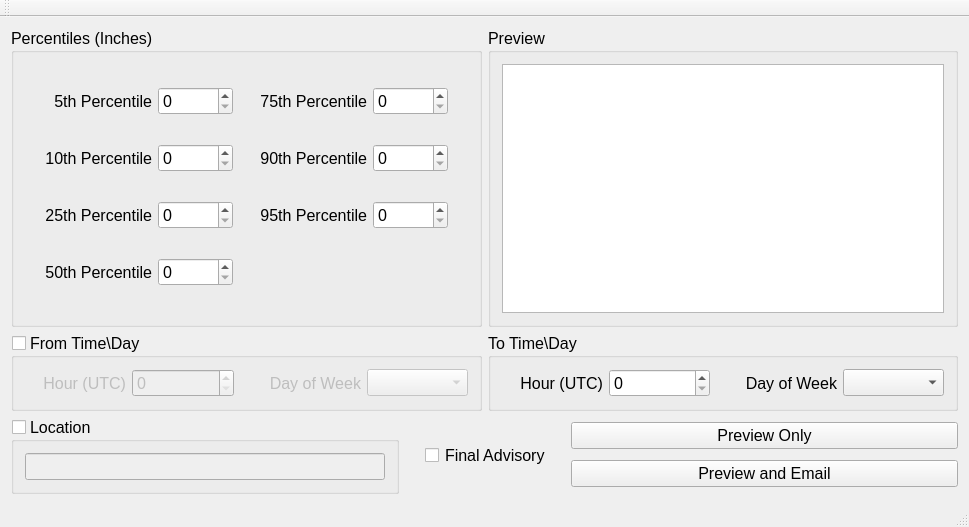
<?xml version="1.0" encoding="UTF-8"?>
<ui version="4.0">
 <class>MainWindow</class>
 <widget class="QMainWindow" name="MainWindow">
  <property name="geometry">
   <rect>
    <x>0</x>
    <y>0</y>
    <width>969</width>
    <height>527</height>
   </rect>
  </property>
  <property name="windowTitle">
   <string>MainWindow</string>
  </property>
  <widget class="QWidget" name="centralWidget">
   <layout class="QVBoxLayout" name="verticalLayout">
    <item>
     <layout class="QHBoxLayout" name="horizontalLayout">
      <item>
       <widget class="QGroupBox" name="groupBox">
        <property name="sizePolicy">
         <sizepolicy hsizetype="Preferred" vsizetype="Expanding">
          <horstretch>0</horstretch>
          <verstretch>0</verstretch>
         </sizepolicy>
        </property>
        <property name="sizeIncrement">
         <size>
          <width>0</width>
          <height>0</height>
         </size>
        </property>
        <property name="font">
         <font>
          <pointsize>12</pointsize>
         </font>
        </property>
        <property name="title">
         <string>Percentiles (Inches)</string>
        </property>
        <layout class="QGridLayout" name="gridLayout">
         <item row="2" column="2">
          <widget class="QSpinBox" name="percentile25"/>
         </item>
         <item row="3" column="1">
          <widget class="QLabel" name="label_4">
           <property name="font">
            <font>
             <pointsize>12</pointsize>
            </font>
           </property>
           <property name="text">
            <string>50th Percentile</string>
           </property>
           <property name="alignment">
            <set>Qt::AlignRight|Qt::AlignTrailing|Qt::AlignVCenter</set>
           </property>
          </widget>
         </item>
         <item row="0" column="4">
          <widget class="QLabel" name="label_5">
           <property name="font">
            <font>
             <pointsize>12</pointsize>
            </font>
           </property>
           <property name="text">
            <string>75th Percentile</string>
           </property>
           <property name="alignment">
            <set>Qt::AlignRight|Qt::AlignTrailing|Qt::AlignVCenter</set>
           </property>
          </widget>
         </item>
         <item row="0" column="1">
          <widget class="QLabel" name="label">
           <property name="font">
            <font>
             <pointsize>12</pointsize>
            </font>
           </property>
           <property name="text">
            <string>5th Percentile</string>
           </property>
           <property name="alignment">
            <set>Qt::AlignRight|Qt::AlignTrailing|Qt::AlignVCenter</set>
           </property>
          </widget>
         </item>
         <item row="1" column="1">
          <widget class="QLabel" name="label_2">
           <property name="font">
            <font>
             <pointsize>12</pointsize>
            </font>
           </property>
           <property name="text">
            <string>10th Percentile</string>
           </property>
           <property name="alignment">
            <set>Qt::AlignRight|Qt::AlignTrailing|Qt::AlignVCenter</set>
           </property>
          </widget>
         </item>
         <item row="1" column="4">
          <widget class="QLabel" name="label_6">
           <property name="font">
            <font>
             <pointsize>12</pointsize>
            </font>
           </property>
           <property name="text">
            <string>90th Percentile</string>
           </property>
           <property name="alignment">
            <set>Qt::AlignRight|Qt::AlignTrailing|Qt::AlignVCenter</set>
           </property>
          </widget>
         </item>
         <item row="2" column="4">
          <widget class="QLabel" name="label_7">
           <property name="font">
            <font>
             <pointsize>12</pointsize>
            </font>
           </property>
           <property name="text">
            <string>95th Percentile</string>
           </property>
           <property name="alignment">
            <set>Qt::AlignRight|Qt::AlignTrailing|Qt::AlignVCenter</set>
           </property>
          </widget>
         </item>
         <item row="2" column="1">
          <widget class="QLabel" name="label_3">
           <property name="font">
            <font>
             <pointsize>12</pointsize>
            </font>
           </property>
           <property name="text">
            <string>25th Percentile</string>
           </property>
           <property name="alignment">
            <set>Qt::AlignRight|Qt::AlignTrailing|Qt::AlignVCenter</set>
           </property>
          </widget>
         </item>
         <item row="0" column="3">
          <spacer name="horizontalSpacer">
           <property name="orientation">
            <enum>Qt::Horizontal</enum>
           </property>
           <property name="sizeHint" stdset="0">
            <size>
             <width>20</width>
             <height>20</height>
            </size>
           </property>
          </spacer>
         </item>
         <item row="1" column="3">
          <spacer name="horizontalSpacer_2">
           <property name="orientation">
            <enum>Qt::Horizontal</enum>
           </property>
           <property name="sizeHint" stdset="0">
            <size>
             <width>20</width>
             <height>20</height>
            </size>
           </property>
          </spacer>
         </item>
         <item row="2" column="3">
          <spacer name="horizontalSpacer_3">
           <property name="orientation">
            <enum>Qt::Horizontal</enum>
           </property>
           <property name="sizeHint" stdset="0">
            <size>
             <width>20</width>
             <height>20</height>
            </size>
           </property>
          </spacer>
         </item>
         <item row="1" column="2">
          <widget class="QSpinBox" name="percentile10"/>
         </item>
         <item row="3" column="2">
          <widget class="QSpinBox" name="percentile50"/>
         </item>
         <item row="1" column="5">
          <widget class="QSpinBox" name="percentile90"/>
         </item>
         <item row="2" column="0">
          <spacer name="horizontalSpacer_11">
           <property name="orientation">
            <enum>Qt::Horizontal</enum>
           </property>
           <property name="sizeHint" stdset="0">
            <size>
             <width>20</width>
             <height>20</height>
            </size>
           </property>
          </spacer>
         </item>
         <item row="2" column="5">
          <widget class="QSpinBox" name="percentile95"/>
         </item>
         <item row="0" column="5">
          <widget class="QSpinBox" name="percentile75">
           <property name="minimumSize">
            <size>
             <width>75</width>
             <height>0</height>
            </size>
           </property>
          </widget>
         </item>
         <item row="0" column="2">
          <widget class="QSpinBox" name="percentile5">
           <property name="minimumSize">
            <size>
             <width>75</width>
             <height>0</height>
            </size>
           </property>
          </widget>
         </item>
         <item row="2" column="6">
          <spacer name="horizontalSpacer_10">
           <property name="orientation">
            <enum>Qt::Horizontal</enum>
           </property>
           <property name="sizeHint" stdset="0">
            <size>
             <width>20</width>
             <height>20</height>
            </size>
           </property>
          </spacer>
         </item>
        </layout>
       </widget>
      </item>
      <item>
       <widget class="QGroupBox" name="groupBox_2">
        <property name="sizePolicy">
         <sizepolicy hsizetype="Preferred" vsizetype="Expanding">
          <horstretch>0</horstretch>
          <verstretch>0</verstretch>
         </sizepolicy>
        </property>
        <property name="font">
         <font>
          <pointsize>12</pointsize>
         </font>
        </property>
        <property name="title">
         <string>Preview</string>
        </property>
        <layout class="QVBoxLayout" name="verticalLayout_2">
         <item>
          <widget class="QTextBrowser" name="preview">
           <property name="font">
            <font>
             <pointsize>12</pointsize>
            </font>
           </property>
          </widget>
         </item>
        </layout>
       </widget>
      </item>
     </layout>
    </item>
    <item>
     <layout class="QHBoxLayout" name="horizontalLayout_2">
      <item>
       <widget class="QGroupBox" name="groupBox_3">
        <property name="sizePolicy">
         <sizepolicy hsizetype="Preferred" vsizetype="Preferred">
          <horstretch>0</horstretch>
          <verstretch>0</verstretch>
         </sizepolicy>
        </property>
        <property name="font">
         <font>
          <pointsize>12</pointsize>
         </font>
        </property>
        <property name="title">
         <string>From Time\Day</string>
        </property>
        <property name="checkable">
         <bool>true</bool>
        </property>
        <property name="checked">
         <bool>false</bool>
        </property>
        <layout class="QHBoxLayout" name="horizontalLayout_4">
         <item>
          <widget class="QLabel" name="label_9">
           <property name="font">
            <font>
             <pointsize>12</pointsize>
            </font>
           </property>
           <property name="text">
            <string>Hour (UTC)</string>
           </property>
           <property name="alignment">
            <set>Qt::AlignRight|Qt::AlignTrailing|Qt::AlignVCenter</set>
           </property>
           <property name="buddy">
            <cstring>fromHour</cstring>
           </property>
          </widget>
         </item>
         <item>
          <widget class="QSpinBox" name="fromHour">
           <property name="font">
            <font>
             <pointsize>12</pointsize>
            </font>
           </property>
           <property name="maximum">
            <number>23</number>
           </property>
          </widget>
         </item>
         <item>
          <spacer name="horizontalSpacer_5">
           <property name="orientation">
            <enum>Qt::Horizontal</enum>
           </property>
           <property name="sizeType">
            <enum>QSizePolicy::Maximum</enum>
           </property>
           <property name="sizeHint" stdset="0">
            <size>
             <width>20</width>
             <height>20</height>
            </size>
           </property>
          </spacer>
         </item>
         <item>
          <widget class="QLabel" name="label_8">
           <property name="font">
            <font>
             <pointsize>12</pointsize>
            </font>
           </property>
           <property name="text">
            <string>Day of Week</string>
           </property>
           <property name="alignment">
            <set>Qt::AlignRight|Qt::AlignTrailing|Qt::AlignVCenter</set>
           </property>
           <property name="buddy">
            <cstring>fromDayOfWeek</cstring>
           </property>
          </widget>
         </item>
         <item>
          <widget class="QComboBox" name="fromDayOfWeek">
           <property name="font">
            <font>
             <pointsize>12</pointsize>
            </font>
           </property>
          </widget>
         </item>
        </layout>
       </widget>
      </item>
      <item>
       <widget class="QGroupBox" name="groupBox_4">
        <property name="font">
         <font>
          <pointsize>12</pointsize>
         </font>
        </property>
        <property name="title">
         <string>To Time\Day</string>
        </property>
        <layout class="QHBoxLayout" name="asdf">
         <item>
          <widget class="QLabel" name="label_10">
           <property name="font">
            <font>
             <pointsize>12</pointsize>
            </font>
           </property>
           <property name="text">
            <string>Hour (UTC)</string>
           </property>
           <property name="alignment">
            <set>Qt::AlignRight|Qt::AlignTrailing|Qt::AlignVCenter</set>
           </property>
           <property name="buddy">
            <cstring>toHour</cstring>
           </property>
          </widget>
         </item>
         <item>
          <widget class="QSpinBox" name="toHour">
           <property name="font">
            <font>
             <pointsize>12</pointsize>
            </font>
           </property>
           <property name="maximum">
            <number>23</number>
           </property>
          </widget>
         </item>
         <item>
          <spacer name="horizontalSpacer_6">
           <property name="orientation">
            <enum>Qt::Horizontal</enum>
           </property>
           <property name="sizeType">
            <enum>QSizePolicy::Maximum</enum>
           </property>
           <property name="sizeHint" stdset="0">
            <size>
             <width>20</width>
             <height>20</height>
            </size>
           </property>
          </spacer>
         </item>
         <item>
          <widget class="QLabel" name="label_11">
           <property name="font">
            <font>
             <pointsize>12</pointsize>
            </font>
           </property>
           <property name="text">
            <string>Day of Week</string>
           </property>
           <property name="alignment">
            <set>Qt::AlignRight|Qt::AlignTrailing|Qt::AlignVCenter</set>
           </property>
           <property name="buddy">
            <cstring>toDayOfWeek</cstring>
           </property>
          </widget>
         </item>
         <item>
          <widget class="QComboBox" name="toDayOfWeek">
           <property name="font">
            <font>
             <pointsize>12</pointsize>
            </font>
           </property>
          </widget>
         </item>
        </layout>
       </widget>
      </item>
     </layout>
    </item>
    <item>
     <layout class="QHBoxLayout" name="_2">
      <item>
       <widget class="QGroupBox" name="groupBox_5">
        <property name="enabled">
         <bool>true</bool>
        </property>
        <property name="sizePolicy">
         <sizepolicy hsizetype="Preferred" vsizetype="Preferred">
          <horstretch>0</horstretch>
          <verstretch>0</verstretch>
         </sizepolicy>
        </property>
        <property name="font">
         <font>
          <pointsize>12</pointsize>
         </font>
        </property>
        <property name="title">
         <string>Location</string>
        </property>
        <property name="checkable">
         <bool>true</bool>
        </property>
        <property name="checked">
         <bool>false</bool>
        </property>
        <layout class="QHBoxLayout" name="horizontalLayout_5">
         <item>
          <widget class="QLineEdit" name="location">
           <property name="font">
            <font>
             <pointsize>12</pointsize>
            </font>
           </property>
          </widget>
         </item>
        </layout>
       </widget>
      </item>
      <item>
       <spacer name="horizontalSpacer_8">
        <property name="orientation">
         <enum>Qt::Horizontal</enum>
        </property>
        <property name="sizeType">
         <enum>QSizePolicy::Maximum</enum>
        </property>
        <property name="sizeHint" stdset="0">
         <size>
          <width>20</width>
          <height>20</height>
         </size>
        </property>
       </spacer>
      </item>
      <item>
       <widget class="QCheckBox" name="finalAdvisory"/>
      </item>
      <item>
       <widget class="QLabel" name="label_13">
        <property name="font">
         <font>
          <pointsize>12</pointsize>
         </font>
        </property>
        <property name="text">
         <string>Final Advisory</string>
        </property>
       </widget>
      </item>
      <item>
       <spacer name="horizontalSpacer_9">
        <property name="orientation">
         <enum>Qt::Horizontal</enum>
        </property>
        <property name="sizeType">
         <enum>QSizePolicy::Maximum</enum>
        </property>
        <property name="sizeHint" stdset="0">
         <size>
          <width>20</width>
          <height>20</height>
         </size>
        </property>
       </spacer>
      </item>
      <item>
       <layout class="QVBoxLayout" name="verticalLayout_3">
        <item>
         <widget class="QPushButton" name="previewOnly">
          <property name="font">
           <font>
            <pointsize>12</pointsize>
           </font>
          </property>
          <property name="text">
           <string>Preview Only</string>
          </property>
         </widget>
        </item>
        <item>
         <widget class="QPushButton" name="previewAndEmail">
          <property name="sizePolicy">
           <sizepolicy hsizetype="Expanding" vsizetype="Fixed">
            <horstretch>0</horstretch>
            <verstretch>0</verstretch>
           </sizepolicy>
          </property>
          <property name="font">
           <font>
            <pointsize>12</pointsize>
           </font>
          </property>
          <property name="text">
           <string>Preview and Email</string>
          </property>
         </widget>
        </item>
       </layout>
      </item>
     </layout>
    </item>
   </layout>
  </widget>
  <widget class="QMenuBar" name="menuBar">
   <property name="geometry">
    <rect>
     <x>0</x>
     <y>0</y>
     <width>969</width>
     <height>22</height>
    </rect>
   </property>
  </widget>
  <widget class="QToolBar" name="mainToolBar">
   <attribute name="toolBarArea">
    <enum>TopToolBarArea</enum>
   </attribute>
   <attribute name="toolBarBreak">
    <bool>false</bool>
   </attribute>
  </widget>
  <widget class="QStatusBar" name="statusBar"/>
 </widget>
 <layoutdefault spacing="6" margin="11"/>
 <resources/>
 <connections/>
</ui>
